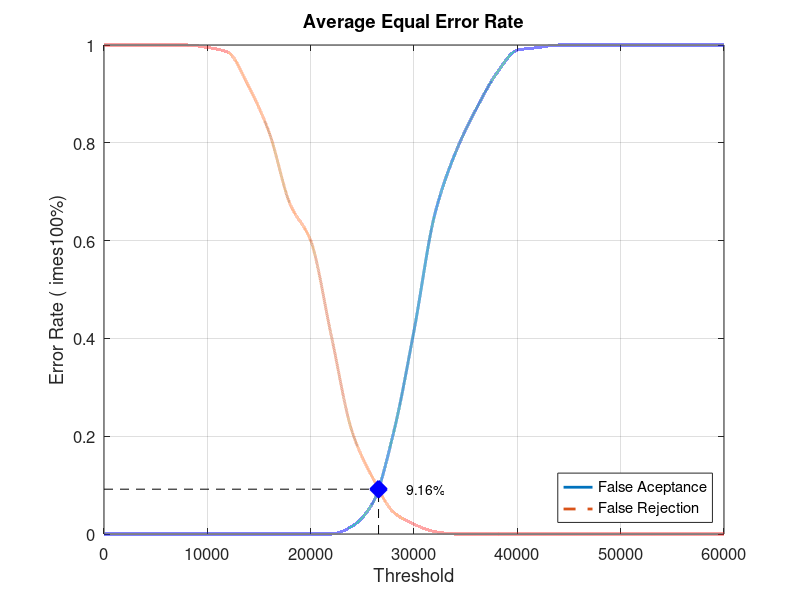
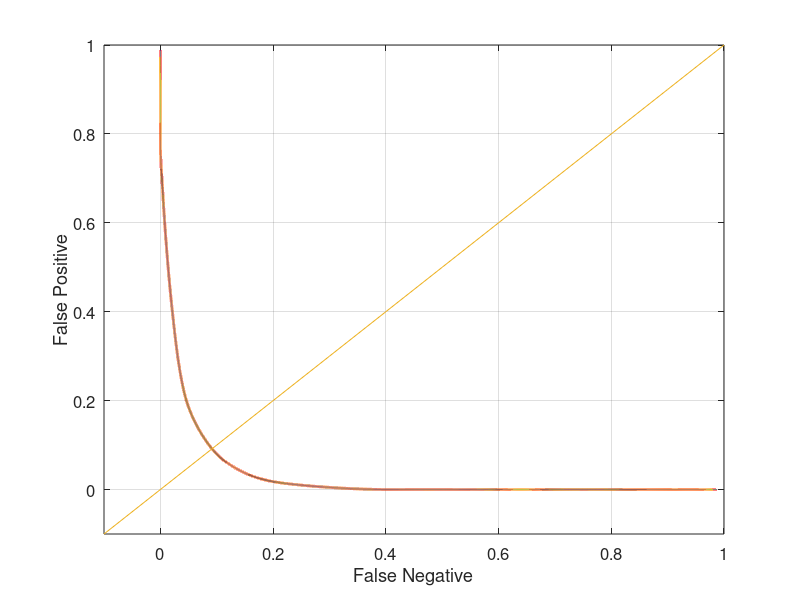

Write the MATLAB code that produced these figures, in order.
close all;
clear;
clc;
x = 0:2000:60000;
xq = 0:0.5:60000;

y0 = [0 0 0 0 0 0 0 0 0 0 0 0 0.0157895 0.0631579 0.205263 0.415789 0.652632 0.778947 0.868421 0.942105 0.989474 0.994737 1 1 1 1 1 1 1 1 1]
yy0 = interp1(x, y0, xq, 'pchip');
y1 = [1 1 1 1 1 0.995 0.985 0.915 0.82 0.675 0.6 0.405 0.21 0.115 0.045 0.02 0.005 0 0 0 0 0 0 0 0 0 0 0 0 0 0]
yy1 = interp1(x, y1, xq, 'pchip');

% Calculating EER: 
y2 = abs(y0 - y1);
find(y2 == min(y2))
yy2 = abs(yy0 - yy1);
xEER = find(yy2 == min(yy2));
xEERIndex = xq(xEER) % X-axis EER
yEER = yy0(xEER) % Y-axis EER

main = figure
plot(xq, yy0,'-','LineWidth', 2);	hold on
plot(xq, yy1,'--','LineWidth', 2);	hold on
plot([xEERIndex xEERIndex], [0 yEER], 'k--');	hold on
plot([0 xEERIndex], [yEER yEER], 'k--');	hold on
plot(xEERIndex, yEER, 'bx', 'LineWidth', 10);	hold on
text(xEERIndex + 10 * xEERIndex / 100, yEER, [num2str(round((10000 * yEER)) / 100) '%'])
legend('False Aceptance', 'False Rejection', 'Location', 'SouthEast')
xlabel('Threshold')
ylabel('Error Rate (	imes100%)')
title('Average Equal Error Rate')
set(gca, 'FontSize', 12)
axis([0 60000 0 1])
grid on

print(main, 'Database3_1Main', '-dpng');
FNRxFPR = figure('Color', [1 1 1]);
plot(yy1, yy0, '-', yy1, yy0, 'LineWidth', 2);
hold on
y = -0.1:0.1:1
plot(y, y); 
set(gca, 'FontSize', 12)
xlabel('False Negative')
ylabel('False Positive')
axis([-0.1 1 -0.1 1])
set(gca, 'FontSize', 12)
grid on

print(FNRxFPR, 'Database3_1FNRxFPR','-dpng');
